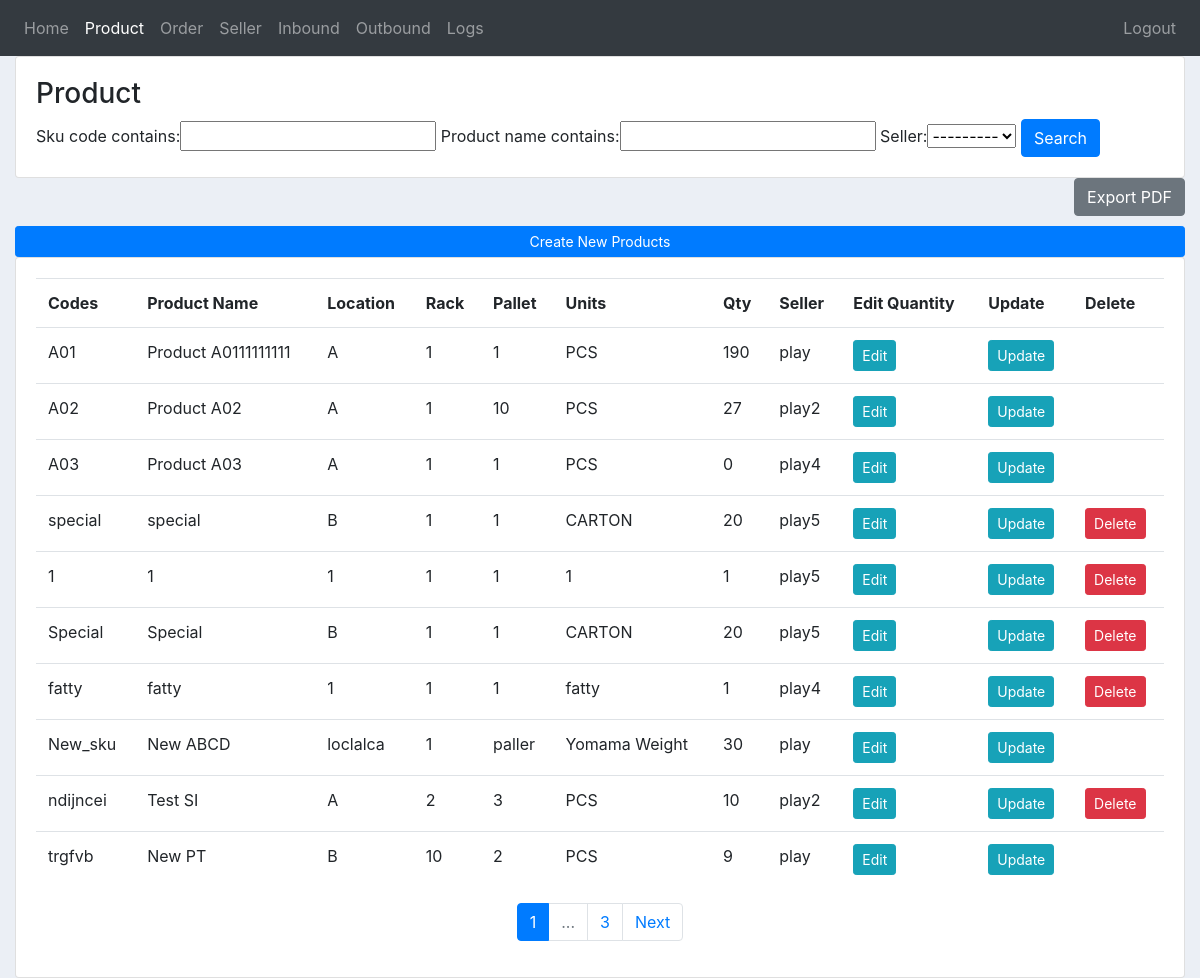
The page /products/ (signed in) on the database as committed earlier.
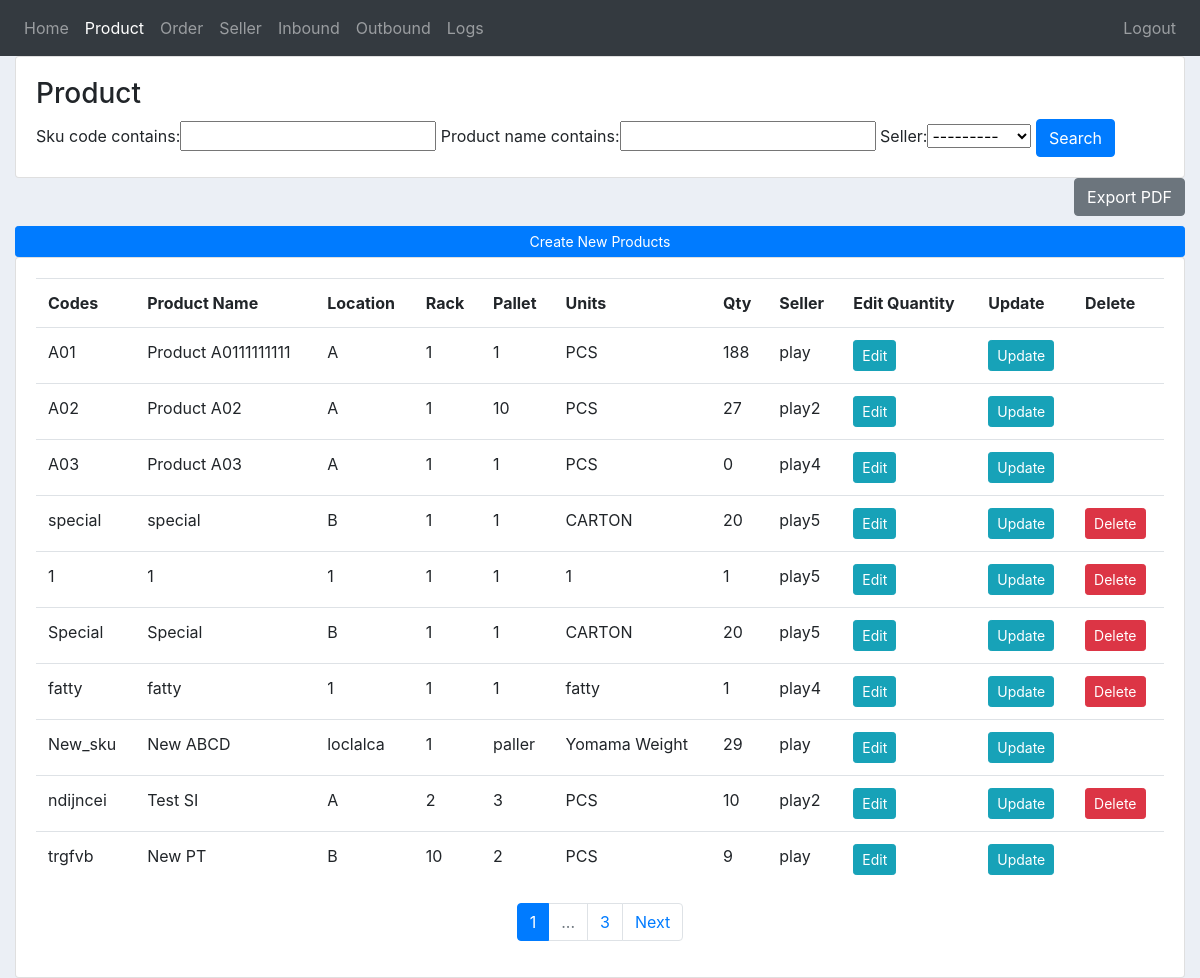
The same page on the database as committed later.
### inventory/models.py (models this page shows, shortened)
class Product(models.Model):
    UNIT = (
        ('PCS','PCS'),
        ('BOX','BOX'),
        ('PACK','PACK'),
        ('BOTTLE','BOTTLE'),
        ('OTHER','OTHER'),
    )
    date_created = models.DateTimeField(auto_now_add=True, null=True)
    sku_code = models.CharField(max_length=200, primary_key=True)
    product_name = models.CharField(max_length=200, null=True)
    unit = models.CharField(max_length=200, choices=UNIT, null=True)
    product_quantity = models.PositiveIntegerField(null=True)
    product_price = models.FloatField(validators=[MinValueValidator(0.0)])
    location = models.CharField(max_length=200, null=True)
    rack = models.CharField(max_length=200, null=True)
    pallet = models.CharField(max_length=200, null=True)
    remarks = models.CharField(max_length=200, null=True, blank=True)
    seller = models.ForeignKey(Seller, to_field='user_id', null=True, on_delete=models.SET_NULL)

class Seller(models.Model):
    user = models.OneToOneField(User, on_delete=models.CASCADE, primary_key=True)
    name = models.CharField(max_length=200, null=True)
    phone = models.CharField(max_length=11, null=True)
    email = models.CharField(max_length=200, null=True)
    date_created = models.DateTimeField(auto_now_add=True, null=True)
    def __str__(self):
        return self.name

class User(AbstractUser):
    is_seller = models.BooleanField(default=False)
    is_admin = models.BooleanField(default=False)

### inventory/views.py (the view)
# urls.py: path('products/', views.products, name="products"),
@custom_login_required
@admin_required
def products(request):
    products = Product.objects.all()
    orders = Order.objects.all()
    myFilter = ProductFilter(request.GET, queryset=products)
    products = myFilter.qs
    sku_code = request.GET['sku_code'] if (request.method == 'GET' and 'sku_code' in request.GET) else ''
    product_name = request.GET['product_name'] if (request.method == 'GET' and 'product_name' in request.GET) else ''
    seller = request.GET['seller'] if (request.method == 'GET' and 'seller' in request.GET) else ''
    page = request.GET.get('page', 1)
    products = paginate(products, page);
    context = {
                'products': products,
                'myFilter': myFilter,
                'orders': orders,
                'nbar': 'products',
                'sku_code': sku_code,
                'product_name': product_name,
                'seller': seller
                }
    return render(request, 'inventory/products.html', context)

### inventory/helper.py (called while the page is built)
def paginate(object, page =1, limit = 10):
    paginator = Paginator(object, limit) # Show 25 contacts per page.
    page_obj = paginator.get_page(page)
    return page_obj

### inventory/templatetags/query_transform_template_tags.py (called while the page is built)
@register.simple_tag
def query_transform(request, **kwargs):
    updated = request.GET.copy()
    for k, v in kwargs.items():
        if v is not None:
            updated[k] = v
        else:
            updated.pop(k, 0)
    return updated.urlencode()

### inventory/templates/inventory/products.html (shortened to what this page needs)
{% extends 'inventory/main.html' %}
{% block content %}
<div class="row">
	<div class="col-md">
		<div class="card card-body">
			<h3>Product</h3>
			<form method="get">
				{{myFilter.form}}
				<button class="btn btn-primary" type="submit">Search</button>
			</form>
		</div>
		<form method="post" action="{% url 'pdf_product' %}" target="_blank">
			<input type="submit" class="btn btn-secondary float-right" value="Export PDF">
		</form>
		<br>
		<br>
		<a class="btn btn-primary btn-sm btn-block" href="{% url 'create_product' %}">Create New Products</a>
		<div class="card card-body">
			<table class="table">
				<tr>
					<th>Codes</th>
					<th>Product Name</th>
					<th>Location</th>
					<th>Rack</th>
					<th>Pallet</th>
					<th>Units</th>
					<th>Qty</th>
					<th>Seller</th>
					<th>Edit Quantity</th>
					<th>Update</th>
					<th>Delete</th>
				</tr>
				{% for product in products %}
				<tr>
					<td>{{product.sku_code}}</td>
					<td>{{product.product_name}}</td>
					<td>{{product.location}}</td>
					<td>{{product.rack}}</td>
					<td>{{product.pallet}}</td>
					<td>{{product.unit}}</td>
					<td>{{product.product_quantity}}</td>
					<td>{{product.seller.user}}</td>
					<td><a class="btn btn-sm btn-info" href="{% url 'edit_product_qty' product.sku_code %}">Edit</a></td>
					<td><a class="btn btn-sm btn-info" href="{% url 'update_product' product.sku_code %}">Update</a>
					</td>
					{% if not product.order_set.all %}
					<td><a class="btn btn-sm btn-danger" href="{% url 'delete_product' product.sku_code %}">Delete</a>
					</td>
					{% else %}
					<td></td>
					{% endif %}
				</tr>
				{% endfor %}
			</table>
		    {% include 'inventory/pagination.html' with page_obj=products request=request only%}
		</div>
	</div>
</div>
{% endblock content %}

Rows that differ between the two databases and show on the page:
changed Product "Product A0111111111": product_quantity "190" → "188"
changed Product "New_sku": product_quantity "30" → "29"
